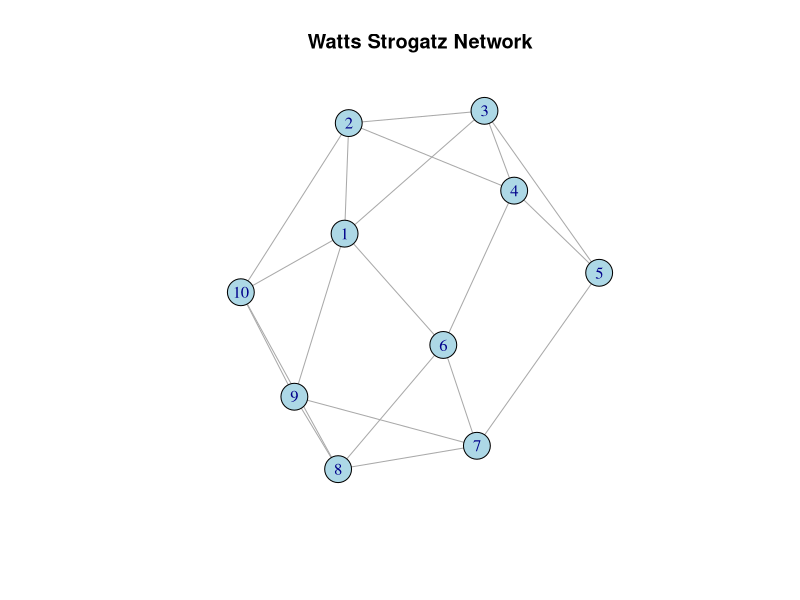

This figure's R source:
#install.packages("igraph")
library(igraph)

#https://kateto.net/netscix2016.html

g <-
  graph(
    edges = c(10,3,1,5,2,8,3,9,4,7,5,10,6,1,7,10,8,1,9,2),
    n = 10,
    directed = F
  )
#sample_smallworld(dim, size, nei, p, loops = FALSE, multiple = FALSE)

g1 <- sample_smallworld(1, 10, 2, 0.05)

plot(
  main = "Watts Strogatz Network",
  edge.arrow.size = .2,
  edge.curved = 0,
  
  directed = T,
  
  vertex.color = "lightblue",
  g1
)


dev.copy(svg, filename = '/home/renault/Documents/code/results/Rscript/plots/wattsstrogatznetwork.svg')

dev.off ()
